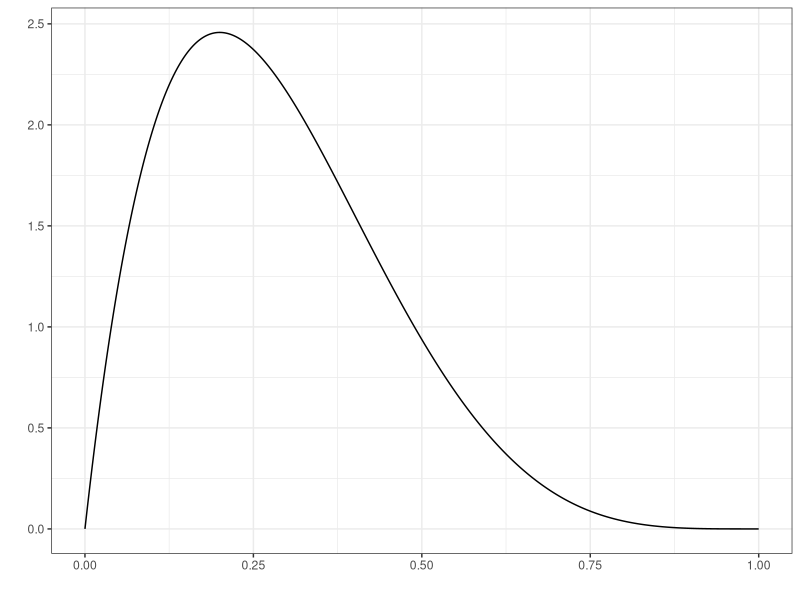

Generate this figure with R:
## ---- chunk 1
# set seed for reproducibility
set.seed(1)

# load necessary packages
library(tidyverse)
library(kableExtra)

# set knitr defaults
knitr::opts_chunk$set(
    echo      = FALSE
  , warning   = FALSE
)

# set theme defaults
theme_set(
  theme_bw() +
  theme(
    legend.position = "bottom"
    , plot.title    = element_text(hjust = 0.5)
    , plot.subtitle = element_text(hjust = 0.5)
    , plot.caption  = element_text(hjust = 0.0)
  )
)

# set color scale defaults
options(
  ggplot2.continuous.colour = "viridis",
  ggplot2.continuous.fill   = "viridis"
)
scale_colour_discrete = scale_colour_viridis_d
scale_fill_discrete   = scale_fill_viridis_d
## ---- chunk 2
# set parameters
n     <- 1000 # bin size
alpha <- 2    # shape parameter 1
beta  <- 5    # shape parameter 2

# approximate graph of distribution
beta_density <- tibble(
    X = seq(0, 1, length.out = n)
  , Y = dbeta(X, alpha, beta)
)

# output
beta_density %>%
  ggplot(aes(x = X, y = Y)) +
  geom_line() +
  labs(x = "", y = "")
## ---- chunk 3
# set parameters
beta0 <-  1
beta1 <-  5
beta2 <- -2
sigma <-  3

# simulate data
n <- 1000
X <- rnorm(n)
Y <- rnorm(n)
Z <- beta0 + beta1 * X + beta2 * Y + rnorm(n, 0, sigma)

# fit a model to the data
fit <- lm(Z ~ X + Y)

# output
fit %>%
  broom::tidy() %>%
  kbl(booktabs = T, digits = 2) %>%
  kable_styling(latex_options = "striped")
